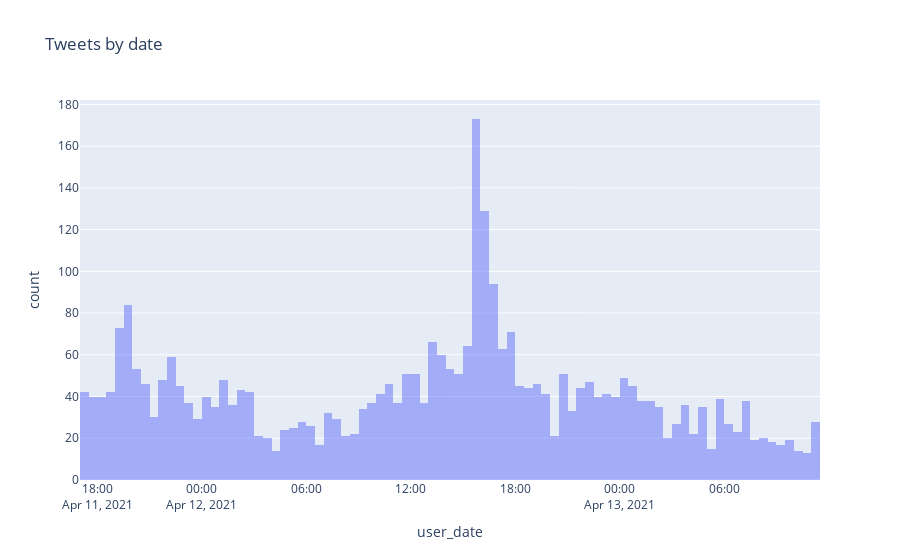

Notebook code for this chart:
### Markdown cell above
## Task 1: 
When the tweet of trending 'PFIZER COVID 19 VACCINE' started at each Location

### Code cell
px.histogram(df, x="user_date",nbins=100,opacity=.5,title="Tweets by date")

### Figure 1 — Plotly figure (JSON) as saved in the notebook; plotly's stock layout.template omitted (floating-point values rounded to 4 significant figures; data arrays with more than 128 entries replaced by an {"elided": "..."} marker saying what was removed)
{"data": [{"alignmentgroup": "True", "bingroup": "x", "hovertemplate": "user_date=%{x}<br>count=%{y}<extra></extra>", "legendgroup": "", "marker": {"color": "#636efa", "opacity": 0.5}, "name": "", "nbinsx": 100, "offsetgroup": "", "orientation": "v", "showlegend": false, "type": "histogram", "x": {"elided": "3477 str values"}, "xaxis": "x", "yaxis": "y"}], "layout": {"barmode": "relative", "legend": {"tracegroupgap": 0}, "title": {"text": "Tweets by date"}, "xaxis": {"anchor": "y", "domain": [0, 1], "title": {"text": "user_date"}}, "yaxis": {"anchor": "x", "domain": [0, 1], "title": {"text": "count"}}}}
